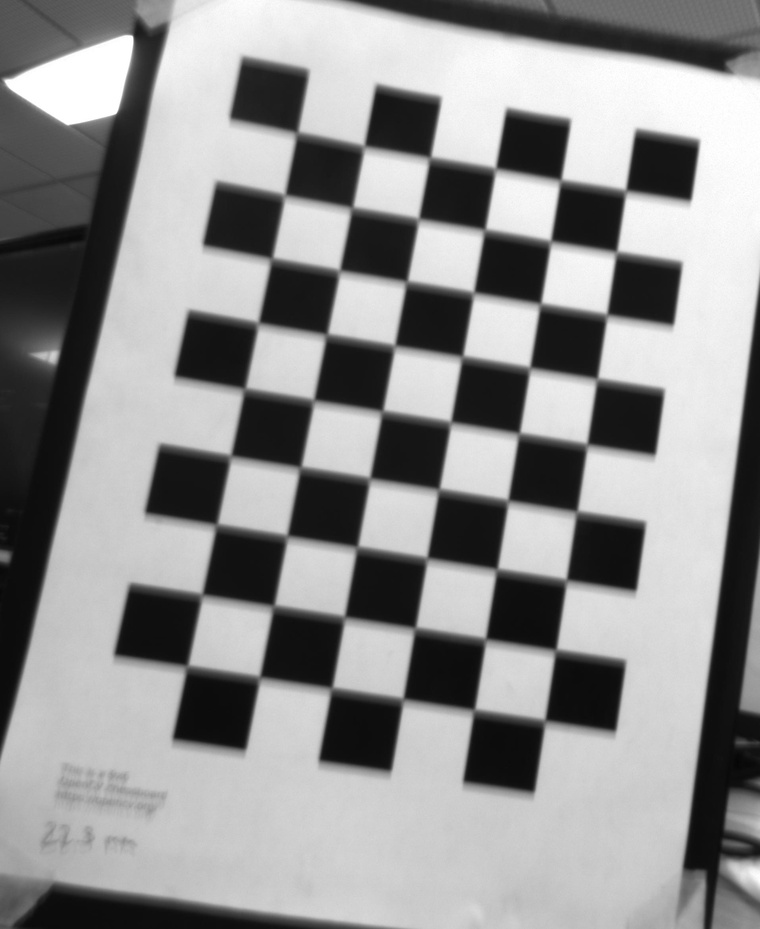
#> input picture 2/1.jpg, 760 x 929 px, shrunk from 1914 x 2341 before the run; its folder holds only this picture in this run
$ python Camera_Calibration.py
#> lines starting #> are read from the running program, lines starting #| are printed output that depends on the picture; after the words box and inside, x2 and y2 are one past the last pixel; in counts of white or black regions, pixels touching at a corner belong together; long printed decimals are rounded
# Import required modules
import cv2
import numpy as np
import os
import glob


# Define the dimensions of checkerboard
CHECKERBOARD = (6, 9)


# stop the iteration when specified
# accuracy, epsilon, is reached or
# specified number of iterations are completed.
criteria = (cv2.TERM_CRITERIA_EPS +
            cv2.TERM_CRITERIA_MAX_ITER, 30, 0.001)


# Vector for 3D points
threedpoints = []

# Vector for 2D points
twodpoints = []


#  3D points real world coordinates
objectp3d = np.zeros((1, CHECKERBOARD[0]
                      * CHECKERBOARD[1],
                      3), np.float32)
objectp3d[0, :, :2] = np.mgrid[0:CHECKERBOARD[0],
                               0:CHECKERBOARD[1]].T.reshape(-1, 2)
prev_img_shape = None


# Extracting path of individual image stored
# in a given directory. Since no path is
# specified, it will take current directory
# jpg files alone
images = glob.glob('2/*.jpg')
count = 1
for filename in images:
    image = cv2.imread(filename)
#> image is the input picture: shape (929, 760, 3); min 5, max 255, mean 143.5
    grayColor = cv2.cvtColor(image, cv2.COLOR_BGR2GRAY)

    # Find the chess board corners
    # If desired number of corners are
    # found in the image then ret = true
    ret, corners = cv2.findChessboardCorners(
                    grayColor, CHECKERBOARD,
                    cv2.CALIB_CB_ADAPTIVE_THRESH
                    + cv2.CALIB_CB_FAST_CHECK +
                    cv2.CALIB_CB_NORMALIZE_IMAGE)
#> ret = True; corners = 54 rows, first 8: [297, 133], [363.5, 147], [429.5, 157.5], [495, 169.4], [560.5, 180.5], [625.5, 191.5], [284.5, 195.5], [352, 208]

    # If desired number of corners can be detected then,
    # refine the pixel coordinates and display
    # them on the images of checker board
    if ret == True:
        threedpoints.append(objectp3d)

        # Refining pixel coordinates
        # for given 2d points.
        corners2 = cv2.cornerSubPix(
            grayColor, corners, (11, 11), (-1, -1), criteria)
#> corners2 = 54 rows, first 8: [296.9, 132.9], [364, 146.6], [429.8, 157.8], [495.4, 168.9], [560.5, 180.5], [625.6, 191], [284.5, 195.4], [351.9, 207.9]

        twodpoints.append(corners2)

        # Draw and display the corners
        image = cv2.drawChessboardCorners(image,
                                          CHECKERBOARD,
                                          corners2, ret)
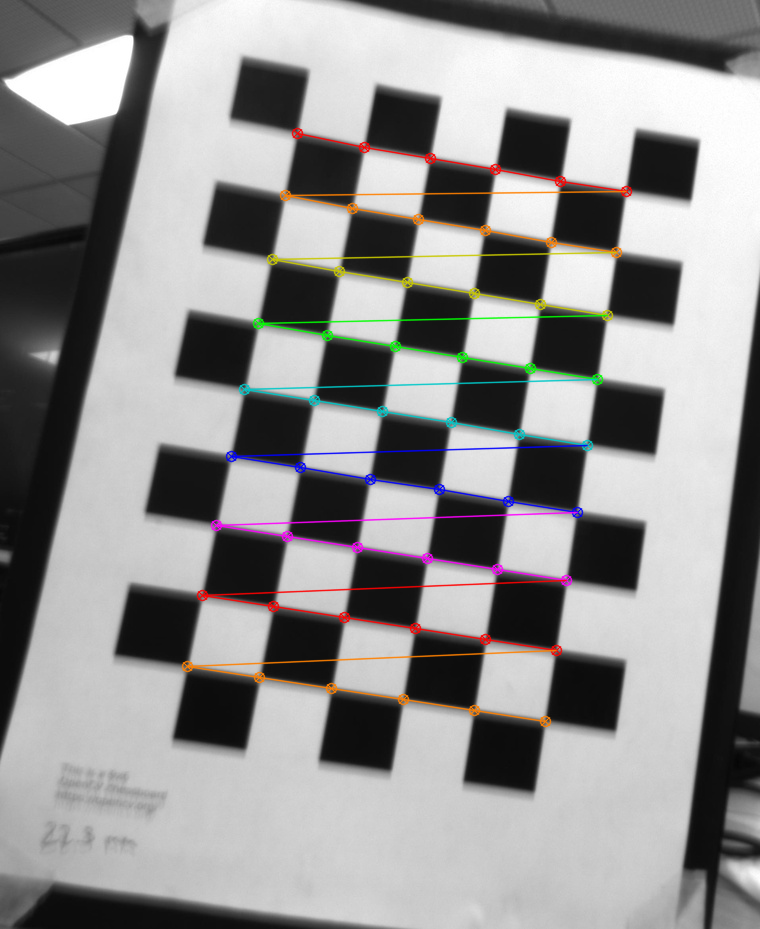
#> image: shape (929, 760, 3); 3.13% of pixels changed, all inside (x1, y1, x2, y2) = (181, 127, 633, 728)


    cv2.imwrite('2/calibrated/'+str(count)+'.jpg', image)
    count = count + 1
    #cv2.imshow('img', image)
    #cv2.waitKey(0)

cv2.destroyAllWindows()

h, w = image.shape[:2]
#> h = 929; w = 760


# Perform camera calibration by
# passing the value of above found out 3D points (threedpoints)
# and its corresponding pixel coordinates of the
# detected corners (twodpoints)
ret, matrix, distortion, r_vecs, t_vecs = cv2.calibrateCamera(
    threedpoints, twodpoints, grayColor.shape[::-1], None, None)
#> ret = 0.217; matrix = [[1375.2, 0, 675.2], [0, 1402.1, 544], [0, 0, 1]]; distortion = [[-0.106, -0.495, -0.00795, -0.00571, 4.69]]; r_vecs = ([-0.219, -0.0822, 0.145],); t_vecs = ([-5.68, -6.05, 20.67],)


# Displaying required output
print(" Camera matrix:")
print(matrix)
#| [[1.37515376e+03 0.00000000e+00 6.75161089e+02]
#|  [0.00000000e+00 1.40210113e+03 5.44043312e+02]
#|  [0.00000000e+00 0.00000000e+00 1.00000000e+00]]

print("\n Distortion coefficient:")
print(distortion)
#| [[-0.1057 -0.4952 -0.007948  -0.005715  4.691]]

print("\n Rotation Vectors:")
print(r_vecs)
#| (array([[-0.2188],
#|        [-0.08221],
#|        [ 0.1446]]),)

print("\n Translation Vectors:")
print(t_vecs)
#| (array([[-5.685 ],
#|        [-6.045],
#|        [20.671]]),)

with open('2/Calibrated_Parameters_Camera_2.txt', 'w') as file:
    file.write('Camera Matrix\n\n')
    file.write(str(matrix)+'\n\n')
    file.write('Distortion Coefficient\n\n')
    file.write(str(distortion)+'\n\n')
    file.write('Rotation Vectors\n\n')
    file.write(str(r_vecs)+'\n\n')
    file.write('Translation Vectors\n\n')
    file.write(str(t_vecs)+'\n')

$ run again, on 2/4.jpg
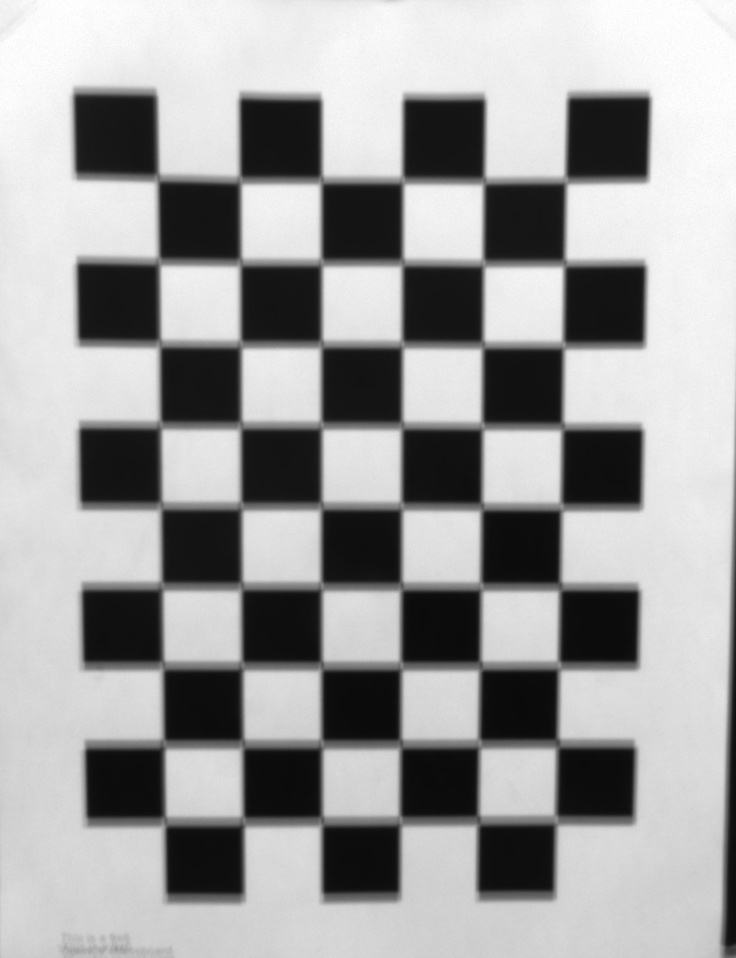
#> input picture 2/4.jpg, 736 x 958 px, shrunk from 1717 x 2234 before the run
#> image is the input picture: shape (958, 736, 3); min 9, max 255, mean 158.2
#> `ret, corners = cv2.findChessboardCorners( grayColor, CHECKERBOARD, cv2..`: ret = True; corners = 54 rows, first 8: [157, 178.5], [239.5, 180], [320.5, 181], [403, 180.5], [484, 182], [566.5, 181.5], [159.5, 263], [240, 262.5]
#> corners2 = 54 rows, first 8: [158, 178.6], [240.3, 180.8], [321.4, 181], [402.9, 181.2], [484.1, 181.8], [565.9, 181.3], [159.2, 262], [240.6, 263.1]
#> `image = cv2.drawChessboardCorners(image, CHECKERBOARD, corners2, ret)`:
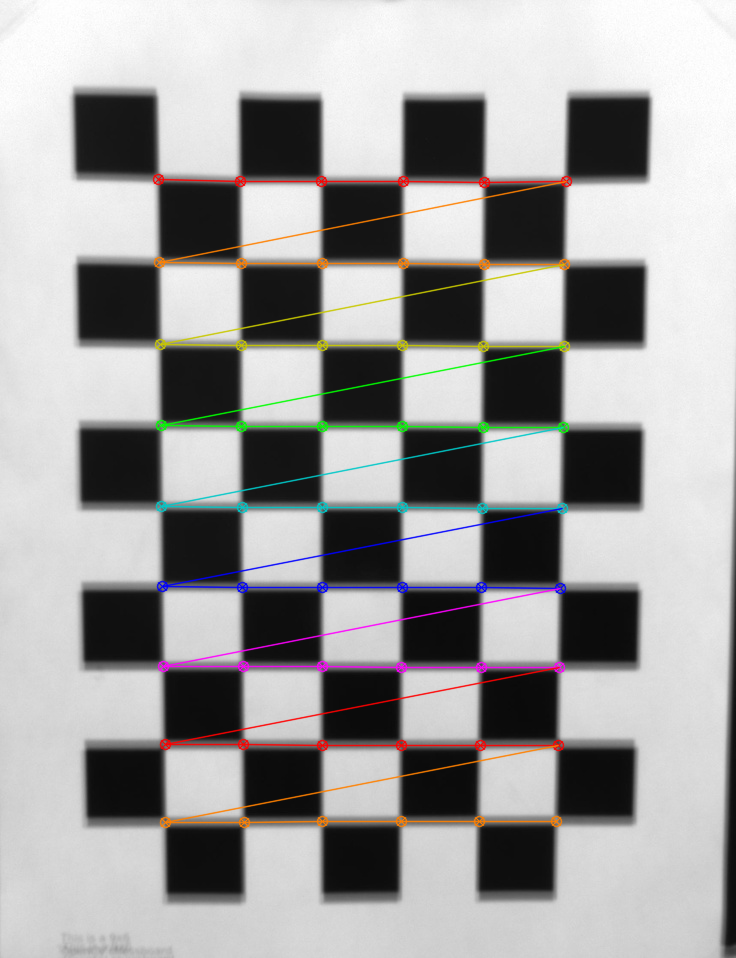
#> image: shape (958, 736, 3); 3.52% of pixels changed, all inside (x1, y1, x2, y2) = (152, 173, 573, 829)
#> `ret, matrix, distortion, r_vecs, t_vecs = cv2.calibrateCamera( threedp..`: ret = 0.308; matrix = [[1465.5, 0, 391.9], [0, 1473.8, 542.8], [0, 0, 1]]; distortion = [[-0.112, -1.14, 0.00129, -0.00255, 22.89]]; r_vecs = ([0.0923, -0.00803, 0.00305],); t_vecs = ([-2.86, -4.43, 17.88],)
#| [[1.46545112e+03 0.00000000e+00 3.91882170e+02]
#|  [0.00000000e+00 1.47379905e+03 5.42784823e+02]
#|  [0.00000000e+00 0.00000000e+00 1.00000000e+00]]
#| [[-1.11746660e-01 -1.13716783e+00  1.29131359e-03 -2.54954392e-03
#|    2.28884663e+01]]
#| (array([[ 0.09233],
#|        [-0.008031],
#|        [ 0.003048]]),)
#| (array([[-2.861],
#|        [-4.433],
#|        [17.882]]),)

$ run again, on 2/5.jpg
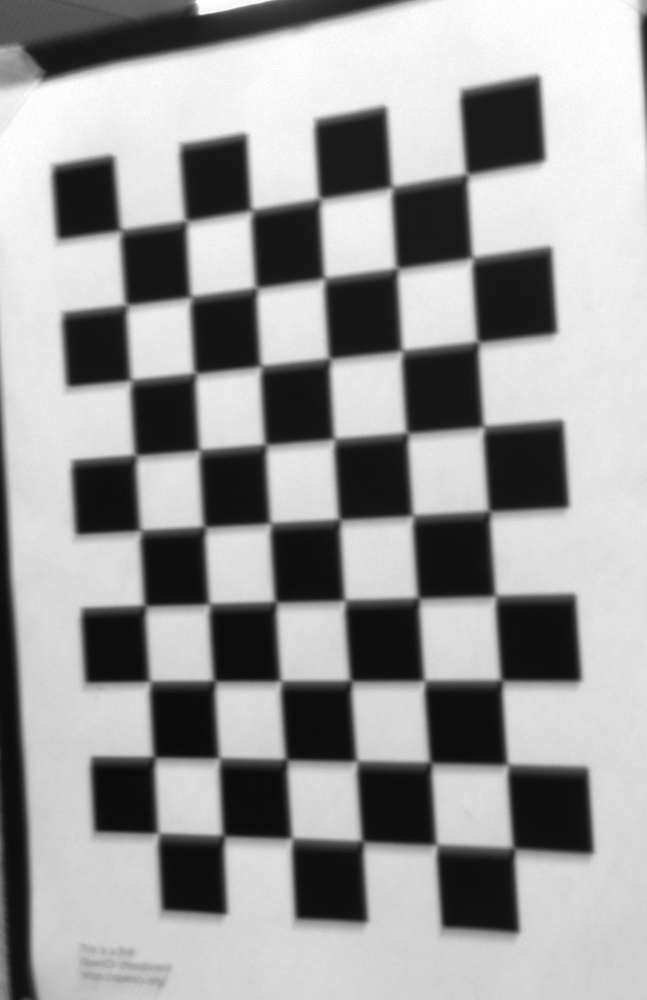
#> input picture 2/5.jpg, 647 x 1000 px, shrunk from 1356 x 2095 before the run
#> image is the input picture: shape (1000, 647, 3); min 9, max 255, mean 153.2
#> `ret, corners = cv2.findChessboardCorners( grayColor, CHECKERBOARD, cv2..`: ret = True; corners = 54 rows, first 8: [121, 230.5], [186.5, 221.5], [251.5, 210.5], [320, 199], [392, 187.5], [467, 175], [126.5, 305.5], [190.5, 297]
#> corners2 = 54 rows, first 8: [121.1, 230.2], [186.7, 221], [251.9, 210.1], [320.1, 198.6], [392.3, 187], [467.2, 174.1], [126.5, 304.9], [191, 296.8]
#> `image = cv2.drawChessboardCorners(image, CHECKERBOARD, corners2, ret)`:
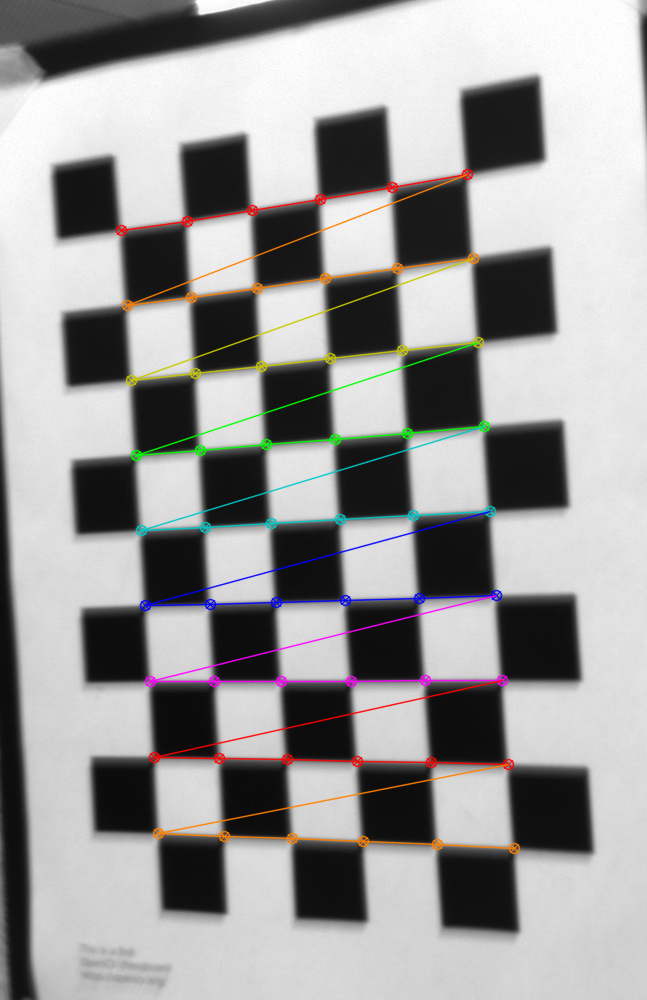
#> image: shape (1000, 647, 3); 3.42% of pixels changed, all inside (x1, y1, x2, y2) = (115, 168, 521, 855)
#> `ret, matrix, distortion, r_vecs, t_vecs = cv2.calibrateCamera( threedp..`: ret = 0.566; matrix = [[4098.9, 0, 276.5], [0, 2882.2, 252.2], [0, 0, 1]]; distortion = [[0.691, -12.4, -0.0569, 0.0105, 86.61]]; r_vecs = ([-0.0965, 0.919, -0.0971],); t_vecs = ([-1.43, -0.29, 38.13],)
#| [[4.09892163e+03 0.00000000e+00 2.76544286e+02]
#|  [0.00000000e+00 2.88221410e+03 2.52229251e+02]
#|  [0.00000000e+00 0.00000000e+00 1.00000000e+00]]
#| [[ 6.90703292e-01 -1.23972979e+01 -5.68909280e-02  1.04506116e-02
#|    8.66114855e+01]]
#| (array([[-0.09648],
#|        [ 0.9193],
#|        [-0.09714]]),)
#| (array([[-1.430],
#|        [-0.29],
#|        [38.133]]),)

$ run again, on 2/6.jpg
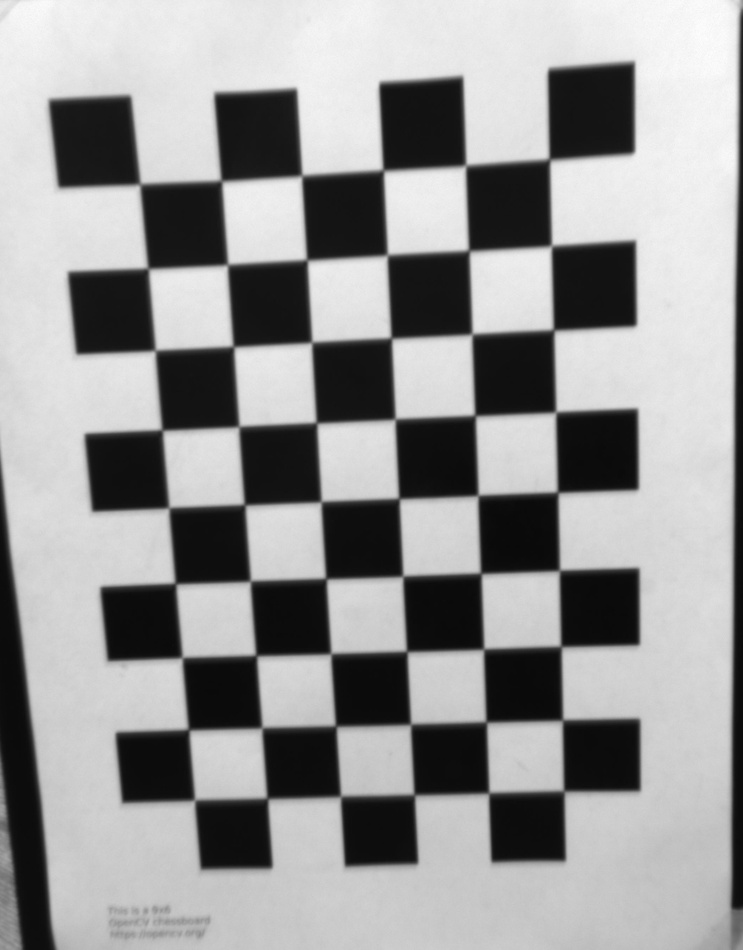
#> input picture 2/6.jpg, 743 x 950 px, shrunk from 2103 x 2691 before the run
#> image is the input picture: shape (950, 743, 3); min 9, max 254, mean 150
#> `ret, corners = cv2.findChessboardCorners( grayColor, CHECKERBOARD, cv2..`: ret = True; corners = 54 rows, first 8: [140, 184], [220.9, 180.5], [302.1, 175.5], [383.5, 170.1], [466, 165], [549, 159.5], [148, 268.6], [227.5, 264.5]
#> corners2 = 54 rows, first 8: [140, 184.1], [221.5, 180.8], [301.8, 175.7], [383.2, 170.3], [465.7, 165.4], [549.4, 159.4], [148.2, 268.4], [227.6, 264.6]
#> `image = cv2.drawChessboardCorners(image, CHECKERBOARD, corners2, ret)`:
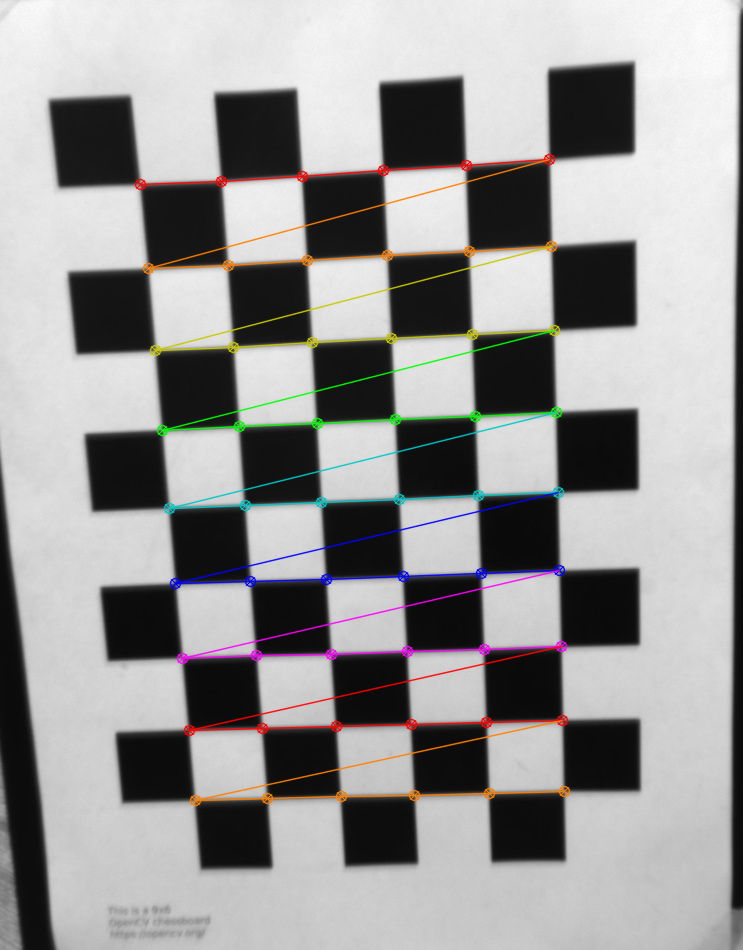
#> image: shape (950, 743, 3); 3.42% of pixels changed, all inside (x1, y1, x2, y2) = (134, 153, 571, 807)
#> `ret, matrix, distortion, r_vecs, t_vecs = cv2.calibrateCamera( threedp..`: ret = 0.293; matrix = [[746.4, 0, 421.9], [0, 750.5, 493.6], [0, 0, 1]]; distortion = [[-0.0682, 0.0687, -0.00099, 0.00155, 0.334]]; r_vecs = ([0.12, 0.0412, -0.0432],); t_vecs = ([-3.47, -3.78, 9.13],)
#| [[746.396   0.         421.923]
#|  [  0.         750.450 493.630]
#|  [  0.           0.           1.        ]]
#| [[-0.06823  0.06871 -0.00099  0.00155  0.334]]
#| (array([[ 0.12],
#|        [ 0.04122],
#|        [-0.04325]]),)
#| (array([[-3.465 ],
#|        [-3.782],
#|        [ 9.129]]),)

$ run again, on 2/10.jpg
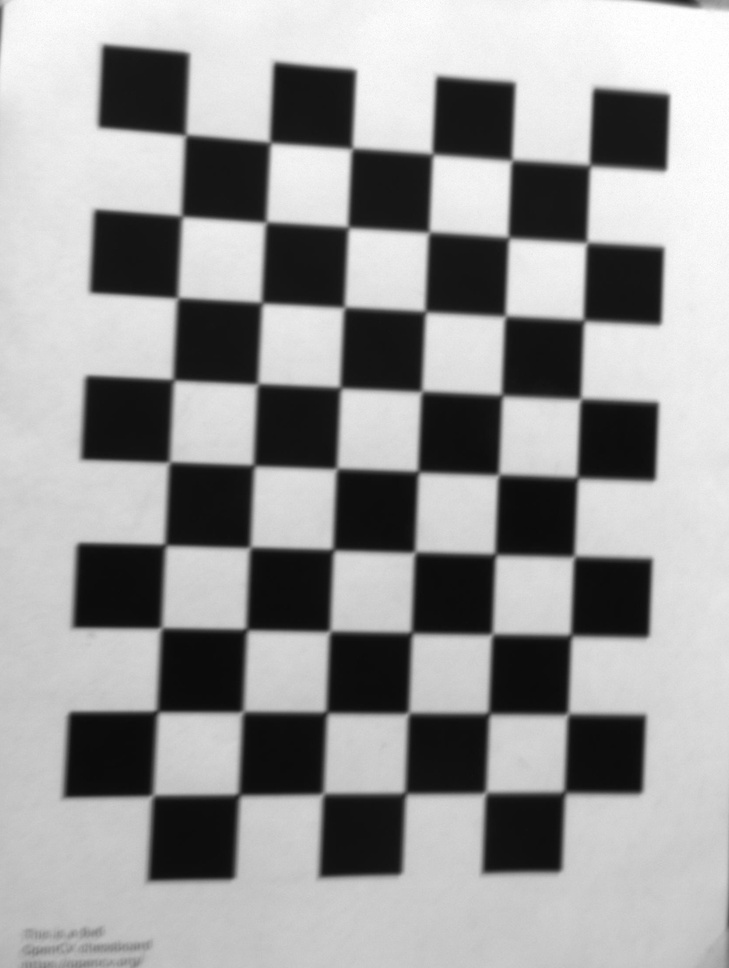
#> input picture 2/10.jpg, 729 x 968 px, shrunk from 1661 x 2205 before the run
#> image is the input picture: shape (968, 729, 3); min 10, max 255, mean 151.9
#> `ret, corners = cv2.findChessboardCorners( grayColor, CHECKERBOARD, cv2..`: ret = True; corners = 54 rows, first 8: [185.5, 135], [270.6, 141.2], [352.2, 148.2], [432.2, 153.3], [512, 160], [589.5, 165], [181.5, 216], [266, 222]
#> corners2 = 54 rows, first 8: [185.5, 135], [270.1, 142.6], [351.9, 148.5], [432.5, 154.2], [511.7, 160.2], [589.8, 165.4], [181.6, 216.2], [265.9, 222.1]
#> `image = cv2.drawChessboardCorners(image, CHECKERBOARD, corners2, ret)`:
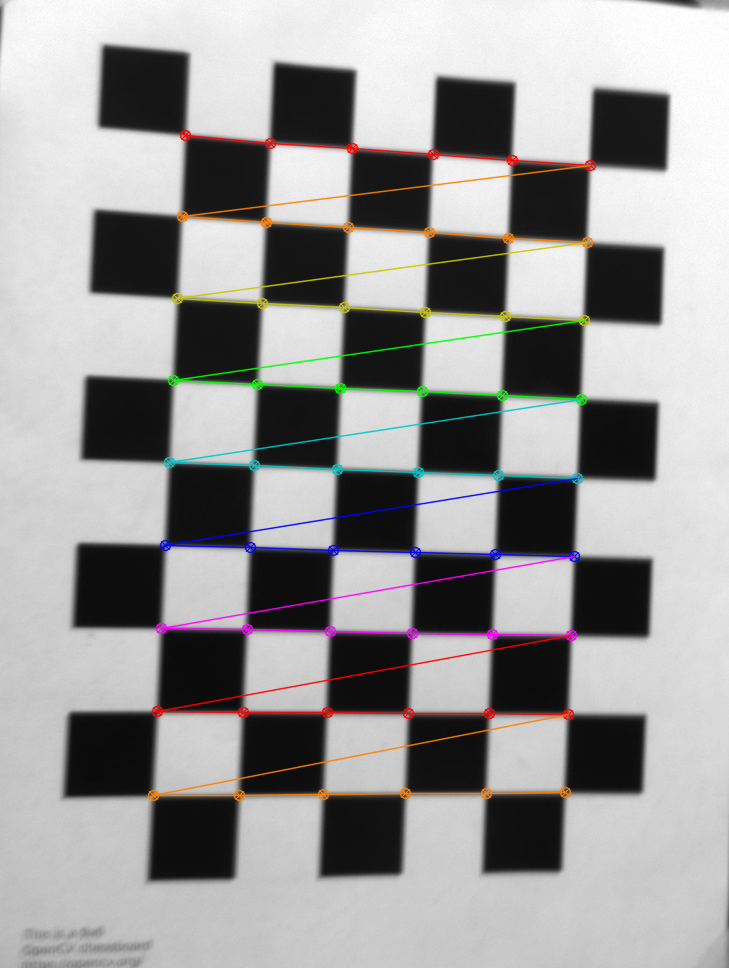
#> image: shape (968, 729, 3); 3.58% of pixels changed, all inside (x1, y1, x2, y2) = (147, 129, 597, 802)
#> `ret, matrix, distortion, r_vecs, t_vecs = cv2.calibrateCamera( threedp..`: ret = 0.245; matrix = [[1214.1, 0, 562.8], [0, 1208.3, 425.6], [0, 0, 1]]; distortion = [[-0.197, 1.02, 0.00199, -0.000971, -1.62]]; r_vecs = ([-0.0227, -0.162, 0.0417],); t_vecs = ([-4.59, -3.55, 14.59],)
#| [[1.21414696e+03 0.00000000e+00 5.62815084e+02]
#|  [0.00000000e+00 1.20828116e+03 4.25603357e+02]
#|  [0.00000000e+00 0.00000000e+00 1.00000000e+00]]
#| [[-1.97339646e-01  1.02358322e+00  1.98640298e-03 -9.70706581e-04
#|   -1.62350111e+00]]
#| (array([[-0.02271],
#|        [-0.1624],
#|        [ 0.04173]]),)
#| (array([[-4.588],
#|        [-3.554],
#|        [14.595]]),)
